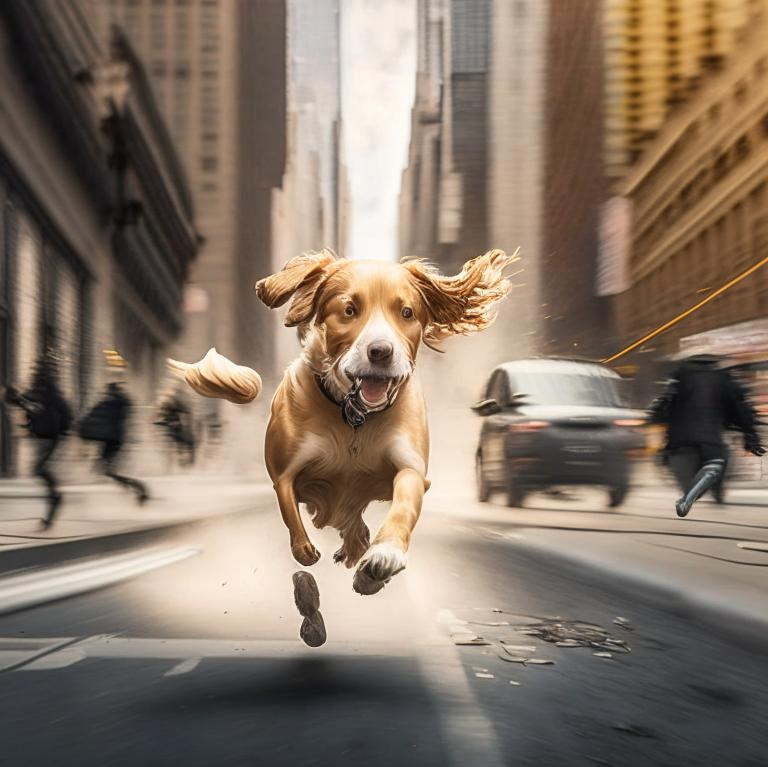
#> input picture pictures_src/dog.png, 768 x 767 px
$ python main.py
#> lines starting #> are read from the running program, lines starting #| are printed output that depends on the picture
from PIL import Image
import numpy as np

# Загрузка изображения
image = Image.open('pictures_src/dog.png')
#> image is the input picture: PIL image 768x767 RGBA; mean R, G, B, A 133.7, 118, 103.6, 255
image = image.convert('RGB')
#> image: PIL image 768x767 RGB
image_array = np.array(image)

# Выделение компонент R, G, B
R = image_array[:, :, 0]
G = image_array[:, :, 1]
B = image_array[:, :, 2]

# Сохранение компонент R, G, B как цветных изображений
r_component = image_array.copy()
r_component[:, :, 1] = 0  # Обнуляем G и B каналы
r_component[:, :, 2] = 0

g_component = image_array.copy()
g_component[:, :, 0] = 0  # Обнуляем R и B каналы
g_component[:, :, 2] = 0
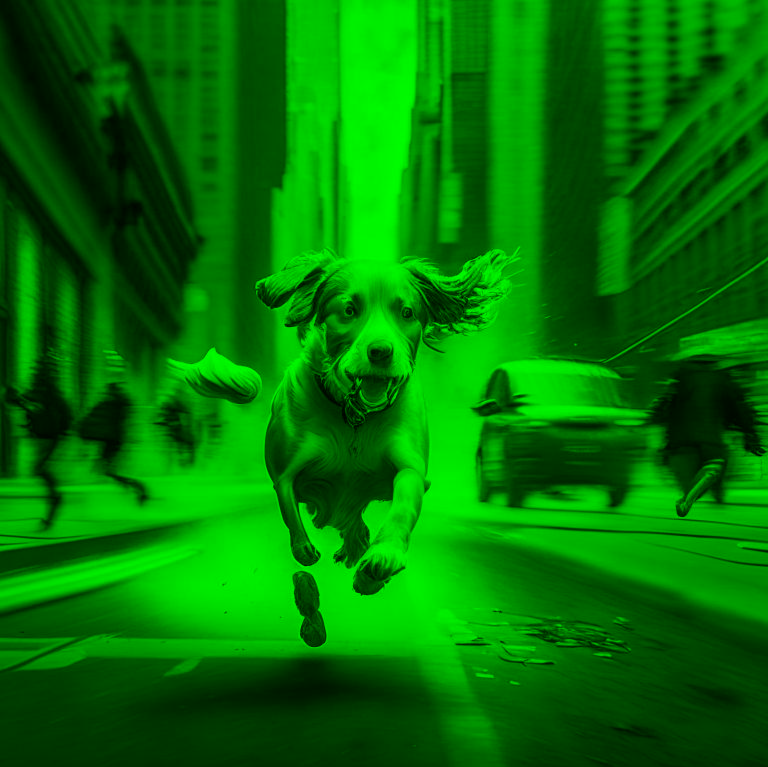
#> g_component: shape (767, 768, 3); mean R, G, B 0, 118, 0

b_component = image_array.copy()
b_component[:, :, 0] = 0  # Обнуляем R и G каналы
b_component[:, :, 1] = 0
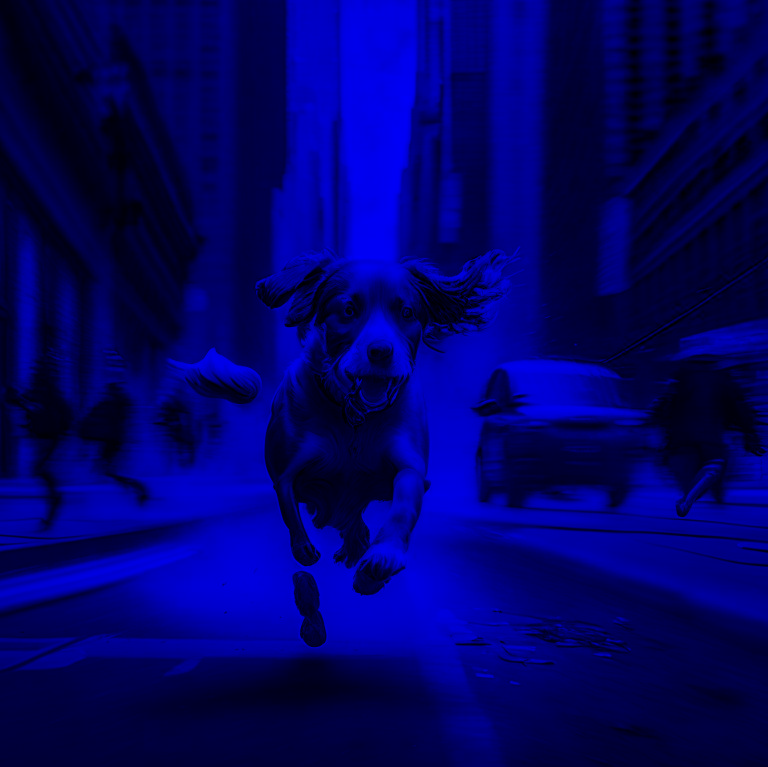
#> b_component: shape (767, 768, 3); mean R, G, B 0, 0, 103.6

# Сохранение компонент
Image.fromarray(r_component).save('pictures_results/R_component.png')
Image.fromarray(g_component).save('pictures_results/G_component.png')
Image.fromarray(b_component).save('pictures_results/B_component.png')

# Сохранение каналов R, G, B как изображений в градациях серого
Image.fromarray(R).save('pictures_results/R_channel.png')
Image.fromarray(G).save('pictures_results/G_channel.png')
Image.fromarray(B).save('pictures_results/B_channel.png')

# Преобразование в HSI
def rgb_to_hsi(image_array):
    R = image_array[:, :, 0] / 255.0
    G = image_array[:, :, 1] / 255.0
    B = image_array[:, :, 2] / 255.0

    I = (R + G + B) / 3

    min_rgb = np.minimum(np.minimum(R, G), B)
    S = 1 - 3 * (min_rgb) / (R + G + B + 1e-10)

    numerator = 0.5 * ((R - G) + (R - B))
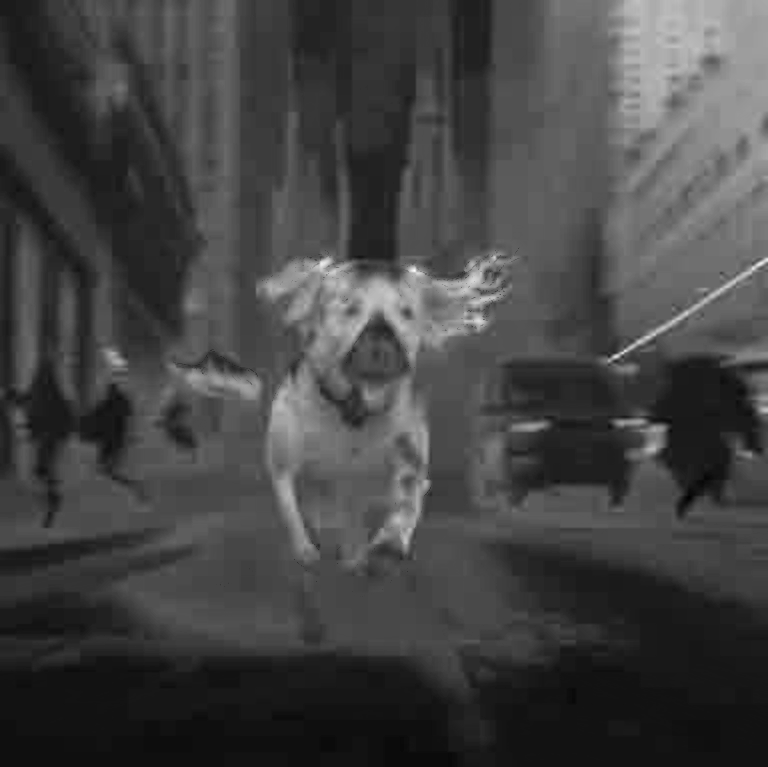
#> numerator: shape (767, 768) float64; min -0.0627, max 0.51, mean 0.0898; drawn with min black and max white
    denominator = np.sqrt((R - G) ** 2 + (R - B) * (G - B))
    theta = np.arccos(numerator / (denominator + 1e-10))
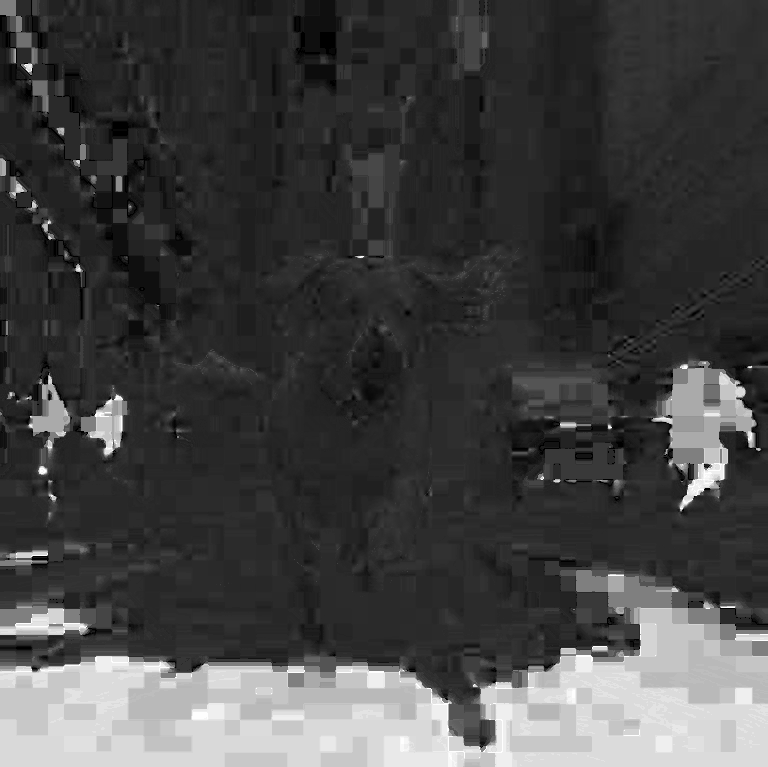
#> theta: shape (767, 768) float64; min 3.87e-05, max 3.14, mean 0.831; drawn with min black and max white

    H = np.degrees(theta)
    H[B > G] = 360 - H[B > G]
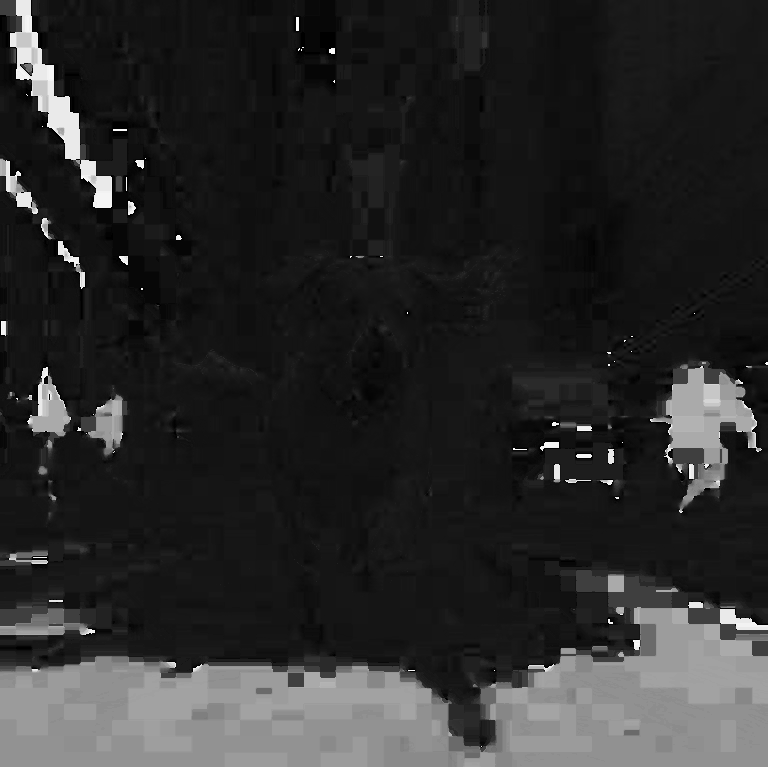
#> H: shape (767, 768) float64; min 0.00222, max 358.9, mean 61.5; drawn with min black and max white

    return H, S, I

H, S, I = rgb_to_hsi(image_array)

# Сохранение яркостной компоненты
Image.fromarray((I * 255).astype(np.uint8)).save('pictures_results/I_component.png')

# Инвертирование яркостной компоненты
I_inverted = 255 - (I * 255).astype(np.uint8)
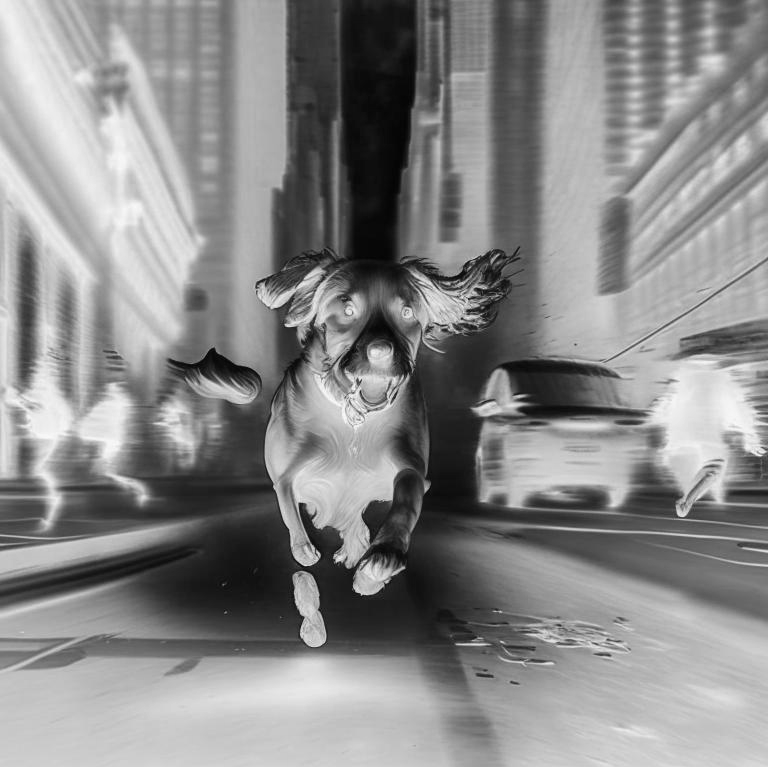
#> I_inverted: shape (767, 768); min 3, max 251, mean 137
Image.fromarray(I_inverted).save('pictures_results/I_inverted.png')

# Растяжение изображения
def stretch_image(image_array, factor):
#> called with factor = 5
    new_shape = (int(image_array.shape[0] * factor), int(image_array.shape[1] * factor), image_array.shape[2])
#> new_shape = (3835, 3840, 3)
    stretched_image = np.zeros(new_shape, dtype=np.uint8)

    for i in range(new_shape[0]):
        for j in range(new_shape[1]):
            orig_x = int(i / factor)
            orig_y = int(j / factor)
            stretched_image[i, j] = image_array[orig_x, orig_y]

    return stretched_image

stretched_image = stretch_image(image_array, 5)
Image.fromarray(stretched_image).save('pictures_results/stretched_image.png')

# Сжатие изображения
def compress_image(image_array, factor):
#> called with factor = 5
    new_shape = (int(image_array.shape[0] / factor), int(image_array.shape[1] / factor), image_array.shape[2])
#> new_shape = (153, 153, 3)
    compressed_image = np.zeros(new_shape, dtype=np.uint8)

    for i in range(new_shape[0]):
        for j in range(new_shape[1]):
            orig_x = int(i * factor)
            orig_y = int(j * factor)
            compressed_image[i, j] = image_array[orig_x, orig_y]
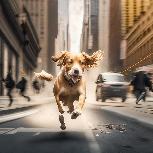
#> compressed_image: shape (153, 153, 3); mean R, G, B 134, 118.3, 103.8

    return compressed_image

compressed_image = compress_image(image_array, 5)
Image.fromarray(compressed_image).save('pictures_results/compressed_image.png')

# Передискретизация в два прохода
def resample_image(image_array, M, N):
    stretched = stretch_image(image_array, M)
    resampled = compress_image(stretched, N)
    return resampled

resampled_image = resample_image(image_array, 5, 5)
Image.fromarray(resampled_image).save('pictures_results/resampled_image.png')

# Передискретизация за один проход
def one_step_resample(image_array, factor):
#> called with factor = 5
    new_shape = (int(image_array.shape[0] / factor), int(image_array.shape[1] / factor), image_array.shape[2])
#> new_shape = (153, 153, 3)
    resampled_image = np.zeros(new_shape, dtype=np.uint8)

    for i in range(new_shape[0]):
        for j in range(new_shape[1]):
            orig_x = int(i * factor)
            orig_y = int(j * factor)
            resampled_image[i, j] = image_array[orig_x, orig_y]

    return resampled_image

one_step_resampled_image = one_step_resample(image_array, 5)
Image.fromarray(one_step_resampled_image).save('pictures_results/one_step_resampled_image.png')
